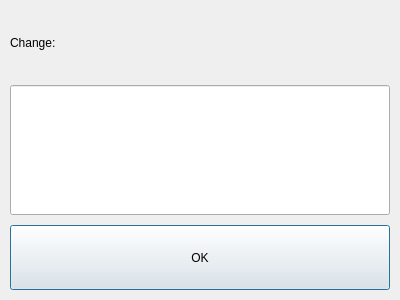
<?xml version="1.0" encoding="UTF-8"?>
<ui version="4.0">
 <class>ChangeDialog</class>
 <widget class="QDialog" name="ChangeDialog">
  <property name="geometry">
   <rect>
    <x>0</x>
    <y>0</y>
    <width>400</width>
    <height>300</height>
   </rect>
  </property>
  <property name="windowTitle">
   <string>Chan Pediatric Clinic</string>
  </property>
  <property name="windowIcon">
   <iconset resource="../Resource/resource.qrc">
    <normaloff>:/window_icon.ico</normaloff>:/window_icon.ico</iconset>
  </property>
  <property name="modal">
   <bool>true</bool>
  </property>
  <layout class="QVBoxLayout" name="main_layout" stretch="1,2,1">
   <property name="spacing">
    <number>10</number>
   </property>
   <property name="leftMargin">
    <number>10</number>
   </property>
   <property name="topMargin">
    <number>10</number>
   </property>
   <property name="rightMargin">
    <number>10</number>
   </property>
   <property name="bottomMargin">
    <number>10</number>
   </property>
   <item>
    <widget class="QLabel" name="lbl_change">
     <property name="text">
      <string>Change:</string>
     </property>
     <property name="alignment">
      <set>Qt::AlignLeading|Qt::AlignLeft|Qt::AlignVCenter</set>
     </property>
    </widget>
   </item>
   <item>
    <widget class="QLineEdit" name="lnedit_change">
     <property name="sizePolicy">
      <sizepolicy hsizetype="Expanding" vsizetype="Expanding">
       <horstretch>0</horstretch>
       <verstretch>0</verstretch>
      </sizepolicy>
     </property>
     <property name="alignment">
      <set>Qt::AlignCenter</set>
     </property>
     <property name="readOnly">
      <bool>true</bool>
     </property>
    </widget>
   </item>
   <item>
    <widget class="QPushButton" name="pshbtn_ok">
     <property name="sizePolicy">
      <sizepolicy hsizetype="Minimum" vsizetype="Expanding">
       <horstretch>0</horstretch>
       <verstretch>0</verstretch>
      </sizepolicy>
     </property>
     <property name="cursor">
      <cursorShape>PointingHandCursor</cursorShape>
     </property>
     <property name="text">
      <string>OK</string>
     </property>
    </widget>
   </item>
  </layout>
 </widget>
 <tabstops>
  <tabstop>pshbtn_ok</tabstop>
  <tabstop>lnedit_change</tabstop>
 </tabstops>
 <resources>
  <include location="../Resource/resource.qrc"/>
 </resources>
 <connections/>
</ui>
